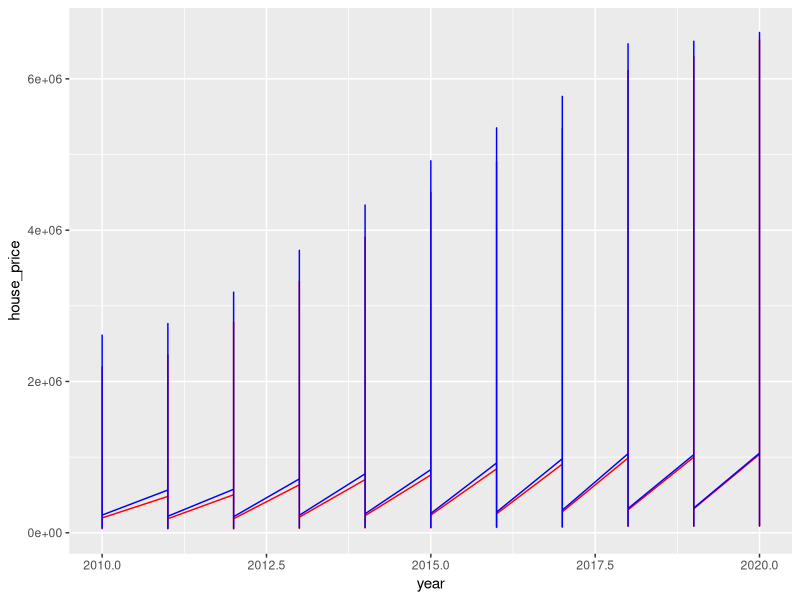

Reproduce this figure in R.
## inflation adjusted house prices -----------------

library(here)
library(tidyverse)
library(readxl)
library(magrittr)

houses <- read_csv(here("data", "house_price", "h_price_clean.csv"))

adj_house <- houses %>%
  mutate(adjusted=NA) %>%
  mutate(adjusted=ifelse(year=="2010",(house_price*0.1920)+house_price,adjusted)) %>%
  mutate(adjusted=ifelse(year=="2011",(house_price*0.1756)+house_price,adjusted)) %>%
  mutate(adjusted=ifelse(year=="2012",(house_price*0.1440)+house_price,adjusted)) %>%
  mutate(adjusted=ifelse(year=="2013",(house_price*0.1233)+house_price,adjusted)) %>%
  mutate(adjusted=ifelse(year=="2014",(house_price*0.1087)+house_price,adjusted)) %>%
  mutate(adjusted=ifelse(year=="2015",(house_price*0.0925)+house_price,adjusted)) %>%
  mutate(adjusted=ifelse(year=="2016",(house_price*0.0913)+house_price,adjusted)) %>%
  mutate(adjusted=ifelse(year=="2017",(house_price*0.0787)+house_price,adjusted)) %>%
  mutate(adjusted=ifelse(year=="2018",(house_price*0.0574)+house_price,adjusted)) %>%
  mutate(adjusted=ifelse(year=="2019",(house_price*0.0325)+house_price,adjusted)) %>%
  mutate(adjusted=ifelse(year=="2020",(house_price*0.0149)+house_price,adjusted))

# remove years 2000 to 2009 and nas
adj_house <- adj_house %>%
  drop_na()

# group by year
yr_house <- adj_house %>% 
  group_by(year, county, city) %>%
  summarise(house_price = (mean(house_price)),
            adjusted = (mean(adjusted)))

#try to plot difference between house price and adjusted house price for inflation 
ggplot(yr_house, aes(x=year)) + 
  geom_line(aes(y=house_price), colour="red") + 
  geom_line(aes(y=adjusted), colour="blue")

            